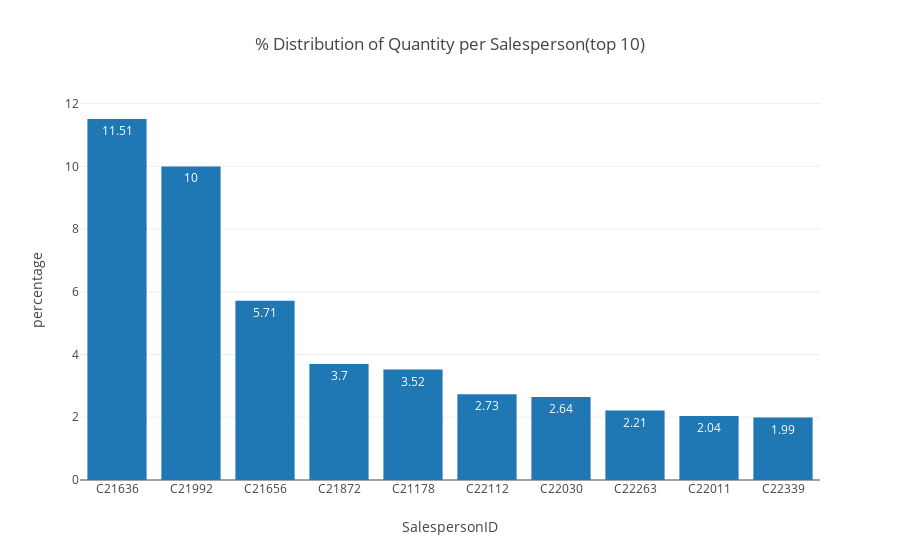

Source (notebook cell):
### Markdown cell above
# Top 10 salesperson contributed 46% of total Quantity sold

### Code cell
plot_data = [go.Bar(
                x= top_ten_quantity_by_SalesPersonID.index,
                y= (top_ten_quantity_by_SalesPersonID['Quantity']/summation_of_total_Quantity)*100,
                text = round((top_ten_quantity_by_SalesPersonID['Quantity']/summation_of_total_Quantity)*100,2),
                textposition = 'auto',
                
    )
]
    

layout = go.Layout(
        autosize=True,
        title = "% Distribution of Quantity per Salesperson(top 10)",
        xaxis=dict(title="SalespersonID"),
        yaxis=dict(title="percentage")
    )

fig = go.Figure(data=plot_data, layout=layout)

# IPython notebook
iplot(fig)

### Figure 1 — Plotly figure (JSON) as saved in the notebook; plotly's stock layout.template omitted (floating-point values rounded to 4 significant figures)
{"data": [{"text": [11.51, 10, 5.71, 3.7, 3.52, 2.73, 2.64, 2.21, 2.04, 1.99], "textposition": "auto", "type": "bar", "uid": "8069dfab-b705-4979-9c78-99da4bb3d09b", "x": ["C21636", "C21992", "C21656", "C21872", "C21178", "C22112", "C22030", "C22263", "C22011", "C22339"], "y": [11.51, 9.995, 5.713, 3.698, 3.519, 2.732, 2.643, 2.214, 2.038, 1.99]}], "layout": {"autosize": true, "title": {"text": "% Distribution of Quantity per Salesperson(top 10)"}, "xaxis": {"title": {"text": "SalespersonID"}}, "yaxis": {"title": {"text": "percentage"}}}}
